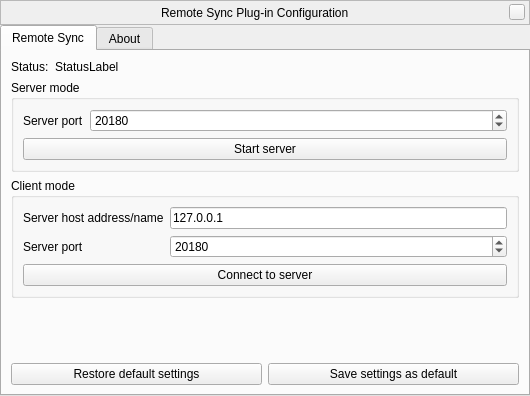
<?xml version="1.0" encoding="UTF-8"?>
<ui version="4.0">
 <class>remoteSyncDialog</class>
 <widget class="QWidget" name="remoteSyncDialog">
  <property name="geometry">
   <rect>
    <x>0</x>
    <y>0</y>
    <width>530</width>
    <height>396</height>
   </rect>
  </property>
  <property name="windowTitle">
   <string>Remote Control Configuration</string>
  </property>
  <layout class="QVBoxLayout" name="verticalLayout_2">
   <property name="spacing">
    <number>0</number>
   </property>
   <property name="leftMargin">
    <number>0</number>
   </property>
   <property name="topMargin">
    <number>0</number>
   </property>
   <property name="rightMargin">
    <number>0</number>
   </property>
   <property name="bottomMargin">
    <number>0</number>
   </property>
   <item>
    <widget class="BarFrame" name="TitleBar">
     <property name="sizePolicy">
      <sizepolicy hsizetype="Expanding" vsizetype="Fixed">
       <horstretch>0</horstretch>
       <verstretch>0</verstretch>
      </sizepolicy>
     </property>
     <property name="minimumSize">
      <size>
       <width>530</width>
       <height>25</height>
      </size>
     </property>
     <property name="maximumSize">
      <size>
       <width>16777215</width>
       <height>25</height>
      </size>
     </property>
     <property name="focusPolicy">
      <enum>Qt::NoFocus</enum>
     </property>
     <property name="autoFillBackground">
      <bool>false</bool>
     </property>
     <property name="frameShape">
      <enum>QFrame::StyledPanel</enum>
     </property>
     <layout class="QHBoxLayout">
      <property name="spacing">
       <number>0</number>
      </property>
      <property name="leftMargin">
       <number>0</number>
      </property>
      <property name="topMargin">
       <number>0</number>
      </property>
      <property name="rightMargin">
       <number>4</number>
      </property>
      <property name="bottomMargin">
       <number>0</number>
      </property>
      <item>
       <spacer>
        <property name="orientation">
         <enum>Qt::Horizontal</enum>
        </property>
        <property name="sizeHint" stdset="0">
         <size>
          <width>40</width>
          <height>20</height>
         </size>
        </property>
       </spacer>
      </item>
      <item>
       <widget class="QLabel" name="stelWindowTitle">
        <property name="text">
         <string>Remote Sync Plug-in Configuration</string>
        </property>
       </widget>
      </item>
      <item>
       <spacer>
        <property name="orientation">
         <enum>Qt::Horizontal</enum>
        </property>
        <property name="sizeHint" stdset="0">
         <size>
          <width>40</width>
          <height>20</height>
         </size>
        </property>
       </spacer>
      </item>
      <item>
       <widget class="QPushButton" name="closeStelWindow">
        <property name="minimumSize">
         <size>
          <width>16</width>
          <height>16</height>
         </size>
        </property>
        <property name="maximumSize">
         <size>
          <width>16</width>
          <height>16</height>
         </size>
        </property>
        <property name="focusPolicy">
         <enum>Qt::NoFocus</enum>
        </property>
        <property name="text">
         <string/>
        </property>
       </widget>
      </item>
     </layout>
    </widget>
   </item>
   <item>
    <widget class="QTabWidget" name="tabs">
     <property name="currentIndex">
      <number>0</number>
     </property>
     <property name="documentMode">
      <bool>false</bool>
     </property>
     <widget class="QWidget" name="settingsTab">
      <attribute name="title">
       <string>Remote Sync</string>
      </attribute>
      <layout class="QFormLayout" name="formLayout">
       <item row="5" column="0" colspan="2">
        <widget class="QGroupBox" name="serverGroupBox">
         <property name="title">
          <string>Server mode</string>
         </property>
         <layout class="QFormLayout" name="formLayout_2">
          <item row="2" column="0" colspan="2">
           <widget class="QPushButton" name="serverButton">
            <property name="text">
             <string>Start server</string>
            </property>
           </widget>
          </item>
          <item row="0" column="0" colspan="2">
           <widget class="QWidget" name="serverControls" native="true">
            <layout class="QFormLayout" name="formLayout_4">
             <property name="leftMargin">
              <number>0</number>
             </property>
             <property name="topMargin">
              <number>0</number>
             </property>
             <property name="rightMargin">
              <number>0</number>
             </property>
             <property name="bottomMargin">
              <number>0</number>
             </property>
             <item row="0" column="0">
              <widget class="QLabel" name="label">
               <property name="text">
                <string>Server port</string>
               </property>
               <property name="buddy">
                <cstring>serverPortSpinBox</cstring>
               </property>
              </widget>
             </item>
             <item row="0" column="1">
              <widget class="QSpinBox" name="serverPortSpinBox">
               <property name="minimum">
                <number>1</number>
               </property>
               <property name="maximum">
                <number>65535</number>
               </property>
               <property name="value">
                <number>20180</number>
               </property>
              </widget>
             </item>
            </layout>
           </widget>
          </item>
         </layout>
        </widget>
       </item>
       <item row="8" column="0">
        <spacer name="verticalSpacer_3">
         <property name="orientation">
          <enum>Qt::Vertical</enum>
         </property>
         <property name="sizeHint" stdset="0">
          <size>
           <width>20</width>
           <height>120</height>
          </size>
         </property>
        </spacer>
       </item>
       <item row="9" column="0" colspan="2">
        <layout class="QHBoxLayout" name="horizontalLayout_7">
         <item>
          <widget class="QPushButton" name="restoreDefaultsButton">
           <property name="sizePolicy">
            <sizepolicy hsizetype="Expanding" vsizetype="Fixed">
             <horstretch>0</horstretch>
             <verstretch>0</verstretch>
            </sizepolicy>
           </property>
           <property name="text">
            <string>Restore default settings</string>
           </property>
          </widget>
         </item>
         <item>
          <widget class="QPushButton" name="saveSettingsButton">
           <property name="sizePolicy">
            <sizepolicy hsizetype="Expanding" vsizetype="Fixed">
             <horstretch>0</horstretch>
             <verstretch>0</verstretch>
            </sizepolicy>
           </property>
           <property name="text">
            <string>Save settings as default</string>
           </property>
          </widget>
         </item>
        </layout>
       </item>
       <item row="3" column="0">
        <widget class="QLabel" name="label_2">
         <property name="text">
          <string>Status:</string>
         </property>
        </widget>
       </item>
       <item row="3" column="1">
        <widget class="QLabel" name="statusLabel">
         <property name="text">
          <string>StatusLabel</string>
         </property>
        </widget>
       </item>
       <item row="7" column="0" colspan="2">
        <widget class="QGroupBox" name="clientGroupBox">
         <property name="title">
          <string>Client mode</string>
         </property>
         <layout class="QFormLayout" name="formLayout_3">
          <item row="4" column="0" colspan="2">
           <widget class="QPushButton" name="clientButton">
            <property name="text">
             <string>Connect to server</string>
            </property>
           </widget>
          </item>
          <item row="1" column="0" colspan="2">
           <widget class="QWidget" name="clientControls" native="true">
            <layout class="QFormLayout" name="formLayout_5">
             <property name="leftMargin">
              <number>0</number>
             </property>
             <property name="topMargin">
              <number>0</number>
             </property>
             <property name="rightMargin">
              <number>0</number>
             </property>
             <property name="bottomMargin">
              <number>0</number>
             </property>
             <item row="0" column="0">
              <widget class="QLabel" name="label_3">
               <property name="text">
                <string>Server host address/name</string>
               </property>
              </widget>
             </item>
             <item row="0" column="1">
              <widget class="QLineEdit" name="clientServerHostEdit">
               <property name="text">
                <string>127.0.0.1</string>
               </property>
              </widget>
             </item>
             <item row="1" column="0">
              <widget class="QLabel" name="label_4">
               <property name="text">
                <string>Server port</string>
               </property>
              </widget>
             </item>
             <item row="1" column="1">
              <widget class="QSpinBox" name="clientServerPortSpinBox">
               <property name="minimum">
                <number>1</number>
               </property>
               <property name="maximum">
                <number>65535</number>
               </property>
               <property name="value">
                <number>20180</number>
               </property>
              </widget>
             </item>
            </layout>
           </widget>
          </item>
         </layout>
        </widget>
       </item>
      </layout>
     </widget>
     <widget class="QWidget" name="aboutTab">
      <attribute name="title">
       <string comment="tab in plugin windows">About</string>
      </attribute>
      <layout class="QVBoxLayout" name="verticalLayout_11">
       <property name="spacing">
        <number>9</number>
       </property>
       <item>
        <widget class="QTextBrowser" name="aboutTextBrowser">
         <property name="openExternalLinks">
          <bool>true</bool>
         </property>
         <property name="openLinks">
          <bool>true</bool>
         </property>
        </widget>
       </item>
      </layout>
     </widget>
    </widget>
   </item>
  </layout>
 </widget>
 <customwidgets>
  <customwidget>
   <class>BarFrame</class>
   <extends>QFrame</extends>
   <header>Dialog.hpp</header>
   <container>1</container>
  </customwidget>
 </customwidgets>
 <resources/>
 <connections/>
</ui>
